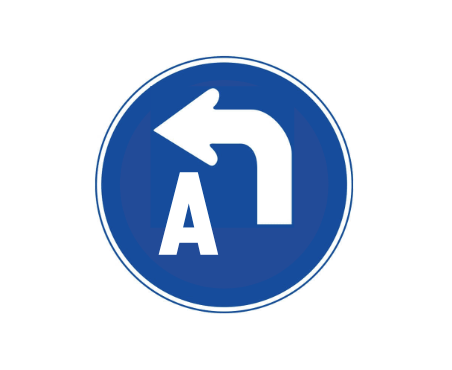
#> input picture assets/signs/fork-left-a.png, 452 x 370 px, given in place of parking.png, which was not available
$ python prepare_sign_prints.py
#> lines starting #> are read from the running program, lines starting #| are printed output that depends on the picture
#!/usr/bin/env python3
"""Crop source artwork to the printed symbol for the 80 mm sign insert.

Uses the existing reference images and Pillow only. Plate geometry supplies the
90 mm outer boundary; source-image page margins must not shrink the symbol.
"""
from pathlib import Path
import numpy as np
from PIL import Image

root=Path(__file__).resolve().parents[2]
target=root/'simul/src/limo_parking_sim/assets'
resample=getattr(Image,'Resampling',Image)
for name in ('parking','slow','fork-left-a','fork-right-b','speed-bump','pedestrian'):
    source=root/'assets/signs'/(name+'.png')
    im=Image.open(source).convert('RGB')
#> im is the input picture: PIL image 452x370 RGB; mean R, G, B 202.4, 213.9, 231.7
    pixels=np.array(im)
    y,x=np.nonzero(np.min(pixels,axis=2)<220)
    if not len(x):
        raise ValueError(f'No artwork in {source}')
    bounds=(max(0,int(x.min())-1),max(0,int(y.min())-1),
            min(im.width,int(x.max())+2),min(im.height,int(y.max())+2))
#> bounds = (94, 55, 354, 315)
    im.crop(bounds).resize((512,512),resample.LANCZOS).save(target/(name+'-print.png'))
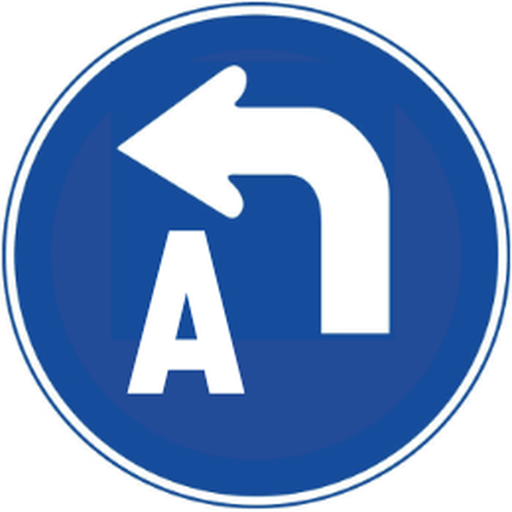
#> saved as parking-print.png: PIL image 512x512 RGB; mean R, G, B 124.9, 153.2, 197.4
    print(name,bounds)
#| parking (94, 55, 354, 315)
#> pass 2 of the loop `for name in ('parking','slow','fork-left-a','fork-right-b','speed-bump..`:
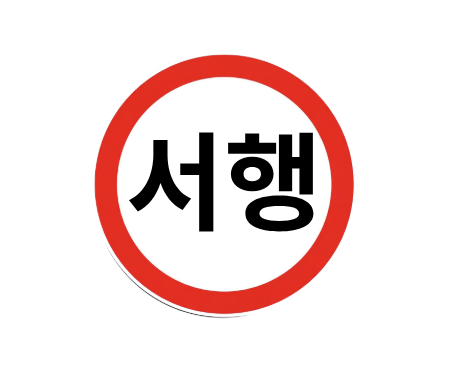
#> input picture assets/signs/slow.png, 452 x 370 px
#> im is the input picture: PIL image 452x370 RGB; mean R, G, B 239.6, 222, 220.8
#> bounds = (93, 53, 355, 319)
#> `im.crop(bounds).resize((512,512),resample.LANCZOS).save(target/(name+'..`:
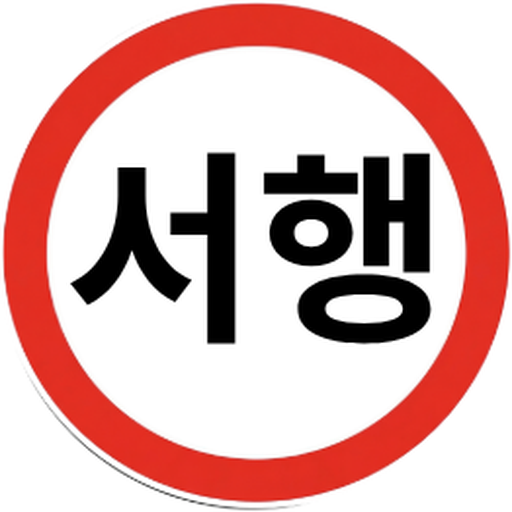
#> saved as slow-print.png: PIL image 512x512 RGB; mean R, G, B 218, 175.8, 172.9
#| slow (93, 53, 355, 319)
